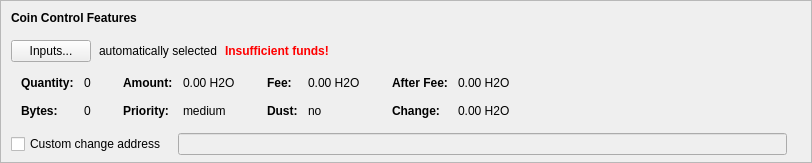
    <widget class="QFrame" name="frameCoinControl">
     <property name="sizePolicy">
      <sizepolicy hsizetype="Expanding" vsizetype="Expanding">
       <horstretch>0</horstretch>
       <verstretch>0</verstretch>
      </sizepolicy>
     </property>
     <property name="maximumSize">
      <size>
       <width>16777215</width>
       <height>16777215</height>
      </size>
     </property>
     <property name="frameShape">
      <enum>QFrame::StyledPanel</enum>
     </property>
     <property name="frameShadow">
      <enum>QFrame::Sunken</enum>
     </property>
     <layout class="QVBoxLayout" name="verticalLayoutCoinControl2">
      <property name="spacing">
       <number>0</number>
      </property>
      <property name="leftMargin">
       <number>0</number>
      </property>
      <property name="topMargin">
       <number>0</number>
      </property>
      <property name="rightMargin">
       <number>0</number>
      </property>
      <property name="bottomMargin">
       <number>6</number>
      </property>
      <item>
       <layout class="QVBoxLayout" name="verticalLayoutCoinControl" stretch="0,0,0,0,1">
        <property name="spacing">
         <number>0</number>
        </property>
        <property name="leftMargin">
         <number>10</number>
        </property>
        <property name="topMargin">
         <number>10</number>
        </property>
        <item>
         <layout class="QHBoxLayout" name="horizontalLayoutCoinControl1">
          <property name="bottomMargin">
           <number>15</number>
          </property>
          <item>
           <widget class="QLabel" name="labelCoinControlFeatures">
            <property name="sizePolicy">
             <sizepolicy hsizetype="Preferred" vsizetype="Maximum">
              <horstretch>0</horstretch>
              <verstretch>0</verstretch>
             </sizepolicy>
            </property>
            <property name="font">
             <font>
              <weight>75</weight>
              <bold>true</bold>
             </font>
            </property>
            <property name="styleSheet">
             <string notr="true">font-weight:bold;</string>
            </property>
            <property name="text">
             <string>Coin Control Features</string>
            </property>
           </widget>
          </item>
         </layout>
        </item>
        <item>
         <layout class="QHBoxLayout" name="horizontalLayoutCoinControl2" stretch="0,0,0,0">
          <property name="spacing">
           <number>8</number>
          </property>
          <property name="bottomMargin">
           <number>10</number>
          </property>
          <item>
           <widget class="QPushButton" name="pushButtonCoinControl">
            <property name="styleSheet">
             <string notr="true"/>
            </property>
            <property name="text">
             <string>Inputs...</string>
            </property>
            <property name="autoDefault">
             <bool>false</bool>
            </property>
           </widget>
          </item>
          <item>
           <widget class="QLabel" name="labelCoinControlAutomaticallySelected">
            <property name="text">
             <string>automatically selected</string>
            </property>
            <property name="margin">
             <number>5</number>
            </property>
           </widget>
          </item>
          <item>
           <widget class="QLabel" name="labelCoinControlInsuffFunds">
            <property name="font">
             <font>
              <weight>75</weight>
              <bold>true</bold>
             </font>
            </property>
            <property name="styleSheet">
             <string notr="true">color:red;font-weight:bold;</string>
            </property>
            <property name="text">
             <string>Insufficient funds!</string>
            </property>
            <property name="margin">
             <number>5</number>
            </property>
           </widget>
          </item>
          <item>
           <spacer name="horizontalSpacerCoinControl">
            <property name="orientation">
             <enum>Qt::Horizontal</enum>
            </property>
            <property name="sizeHint" stdset="0">
             <size>
              <width>40</width>
              <height>1</height>
             </size>
            </property>
           </spacer>
          </item>
         </layout>
        </item>
        <item>
         <widget class="QWidget" name="widgetCoinControl" native="true">
          <property name="sizePolicy">
           <sizepolicy hsizetype="Preferred" vsizetype="Preferred">
            <horstretch>0</horstretch>
            <verstretch>0</verstretch>
           </sizepolicy>
          </property>
          <property name="minimumSize">
           <size>
            <width>0</width>
            <height>0</height>
           </size>
          </property>
          <property name="styleSheet">
           <string notr="true"/>
          </property>
          <layout class="QHBoxLayout" name="horizontalLayoutCoinControl5">
           <property name="leftMargin">
            <number>0</number>
           </property>
           <property name="topMargin">
            <number>0</number>
           </property>
           <property name="rightMargin">
            <number>0</number>
           </property>
           <property name="bottomMargin">
            <number>0</number>
           </property>
           <item>
            <layout class="QHBoxLayout" name="horizontalLayoutCoinControl3" stretch="0,0,0,1">
             <property name="spacing">
              <number>20</number>
             </property>
             <property name="topMargin">
              <number>0</number>
             </property>
             <property name="bottomMargin">
              <number>10</number>
             </property>
             <item>
              <layout class="QFormLayout" name="formLayoutCoinControl1">
               <property name="horizontalSpacing">
                <number>10</number>
               </property>
               <property name="verticalSpacing">
                <number>14</number>
               </property>
               <property name="leftMargin">
                <number>10</number>
               </property>
               <property name="topMargin">
                <number>4</number>
               </property>
               <property name="rightMargin">
                <number>6</number>
               </property>
               <item row="0" column="0">
                <widget class="QLabel" name="labelCoinControlQuantityText">
                 <property name="font">
                  <font>
                   <weight>75</weight>
                   <bold>true</bold>
                  </font>
                 </property>
                 <property name="text">
                  <string>Quantity:</string>
                 </property>
                 <property name="margin">
                  <number>0</number>
                 </property>
                </widget>
               </item>
               <item row="0" column="1">
                <widget class="QLabel" name="labelCoinControlQuantity">
                 <property name="cursor">
                  <cursorShape>IBeamCursor</cursorShape>
                 </property>
                 <property name="contextMenuPolicy">
                  <enum>Qt::ActionsContextMenu</enum>
                 </property>
                 <property name="text">
                  <string notr="true">0</string>
                 </property>
                 <property name="margin">
                  <number>0</number>
                 </property>
                 <property name="textInteractionFlags">
                  <set>Qt::LinksAccessibleByMouse|Qt::TextSelectableByKeyboard|Qt::TextSelectableByMouse</set>
                 </property>
                </widget>
               </item>
               <item row="1" column="0">
                <widget class="QLabel" name="labelCoinControlBytesText">
                 <property name="font">
                  <font>
                   <weight>75</weight>
                   <bold>true</bold>
                  </font>
                 </property>
                 <property name="text">
                  <string>Bytes:</string>
                 </property>
                </widget>
               </item>
               <item row="1" column="1">
                <widget class="QLabel" name="labelCoinControlBytes">
                 <property name="cursor">
                  <cursorShape>IBeamCursor</cursorShape>
                 </property>
                 <property name="contextMenuPolicy">
                  <enum>Qt::ActionsContextMenu</enum>
                 </property>
                 <property name="text">
                  <string notr="true">0</string>
                 </property>
                 <property name="textInteractionFlags">
                  <set>Qt::LinksAccessibleByMouse|Qt::TextSelectableByKeyboard|Qt::TextSelectableByMouse</set>
                 </property>
                </widget>
               </item>
              </layout>
             </item>
             <item>
              <layout class="QFormLayout" name="formLayoutCoinControl2">
               <property name="horizontalSpacing">
                <number>10</number>
               </property>
               <property name="verticalSpacing">
                <number>14</number>
               </property>
               <property name="leftMargin">
                <number>6</number>
               </property>
               <property name="topMargin">
                <number>4</number>
               </property>
               <property name="rightMargin">
                <number>6</number>
               </property>
               <item row="0" column="0">
                <widget class="QLabel" name="labelCoinControlAmountText">
                 <property name="font">
                  <font>
                   <weight>75</weight>
                   <bold>true</bold>
                  </font>
                 </property>
                 <property name="text">
                  <string>Amount:</string>
                 </property>
                 <property name="margin">
                  <number>0</number>
                 </property>
                </widget>
               </item>
               <item row="0" column="1">
                <widget class="QLabel" name="labelCoinControlAmount">
                 <property name="cursor">
                  <cursorShape>IBeamCursor</cursorShape>
                 </property>
                 <property name="contextMenuPolicy">
                  <enum>Qt::ActionsContextMenu</enum>
                 </property>
                 <property name="text">
                  <string notr="true">0.00 H2O</string>
                 </property>
                 <property name="textInteractionFlags">
                  <set>Qt::LinksAccessibleByMouse|Qt::TextSelectableByKeyboard|Qt::TextSelectableByMouse</set>
                 </property>
                </widget>
               </item>
               <item row="1" column="0">
                <widget class="QLabel" name="labelCoinControlPriorityText">
                 <property name="font">
                  <font>
                   <weight>75</weight>
                   <bold>true</bold>
                  </font>
                 </property>
                 <property name="text">
                  <string>Priority:</string>
                 </property>
                </widget>
               </item>
               <item row="1" column="1">
                <widget class="QLabel" name="labelCoinControlPriority">
                 <property name="cursor">
                  <cursorShape>IBeamCursor</cursorShape>
                 </property>
                 <property name="contextMenuPolicy">
                  <enum>Qt::ActionsContextMenu</enum>
                 </property>
                 <property name="text">
                  <string>medium</string>
                 </property>
                 <property name="textInteractionFlags">
                  <set>Qt::LinksAccessibleByMouse|Qt::TextSelectableByKeyboard|Qt::TextSelectableByMouse</set>
                 </property>
                </widget>
               </item>
              </layout>
             </item>
             <item>
              <layout class="QFormLayout" name="formLayoutCoinControl3">
               <property name="horizontalSpacing">
                <number>10</number>
               </property>
               <property name="verticalSpacing">
                <number>14</number>
               </property>
               <property name="leftMargin">
                <number>6</number>
               </property>
               <property name="topMargin">
                <number>4</number>
               </property>
               <property name="rightMargin">
                <number>6</number>
               </property>
               <item row="0" column="0">
                <widget class="QLabel" name="labelCoinControlFeeText">
                 <property name="font">
                  <font>
                   <weight>75</weight>
                   <bold>true</bold>
                  </font>
                 </property>
                 <property name="text">
                  <string>Fee:</string>
                 </property>
                 <property name="margin">
                  <number>0</number>
                 </property>
                </widget>
               </item>
               <item row="0" column="1">
                <widget class="QLabel" name="labelCoinControlFee">
                 <property name="cursor">
                  <cursorShape>IBeamCursor</cursorShape>
                 </property>
                 <property name="contextMenuPolicy">
                  <enum>Qt::ActionsContextMenu</enum>
                 </property>
                 <property name="text">
                  <string notr="true">0.00 H2O</string>
                 </property>
                 <property name="textInteractionFlags">
                  <set>Qt::LinksAccessibleByMouse|Qt::TextSelectableByKeyboard|Qt::TextSelectableByMouse</set>
                 </property>
                </widget>
               </item>
               <item row="1" column="0">
                <widget class="QLabel" name="labelCoinControlLowOutputText">
                 <property name="font">
                  <font>
                   <weight>75</weight>
                   <bold>true</bold>
                  </font>
                 </property>
                 <property name="text">
                  <string>Dust:</string>
                 </property>
                </widget>
               </item>
               <item row="1" column="1">
                <widget class="QLabel" name="labelCoinControlLowOutput">
                 <property name="cursor">
                  <cursorShape>IBeamCursor</cursorShape>
                 </property>
                 <property name="contextMenuPolicy">
                  <enum>Qt::ActionsContextMenu</enum>
                 </property>
                 <property name="text">
                  <string>no</string>
                 </property>
                 <property name="textInteractionFlags">
                  <set>Qt::LinksAccessibleByMouse|Qt::TextSelectableByKeyboard|Qt::TextSelectableByMouse</set>
                 </property>
                </widget>
               </item>
              </layout>
             </item>
             <item>
              <layout class="QFormLayout" name="formLayoutCoinControl4">
               <property name="horizontalSpacing">
                <number>10</number>
               </property>
               <property name="verticalSpacing">
                <number>14</number>
               </property>
               <property name="leftMargin">
                <number>6</number>
               </property>
               <property name="topMargin">
                <number>4</number>
               </property>
               <property name="rightMargin">
                <number>6</number>
               </property>
               <item row="0" column="0">
                <widget class="QLabel" name="labelCoinControlAfterFeeText">
                 <property name="font">
                  <font>
                   <weight>75</weight>
                   <bold>true</bold>
                  </font>
                 </property>
                 <property name="text">
                  <string>After Fee:</string>
                 </property>
                 <property name="margin">
                  <number>0</number>
                 </property>
                </widget>
               </item>
               <item row="0" column="1">
                <widget class="QLabel" name="labelCoinControlAfterFee">
                 <property name="cursor">
                  <cursorShape>IBeamCursor</cursorShape>
                 </property>
                 <property name="contextMenuPolicy">
                  <enum>Qt::ActionsContextMenu</enum>
                 </property>
                 <property name="text">
                  <string notr="true">0.00 H2O</string>
                 </property>
                 <property name="textInteractionFlags">
                  <set>Qt::LinksAccessibleByMouse|Qt::TextSelectableByKeyboard|Qt::TextSelectableByMouse</set>
                 </property>
                </widget>
               </item>
               <item row="1" column="0">
                <widget class="QLabel" name="labelCoinControlChangeText">
                 <property name="font">
                  <font>
                   <weight>75</weight>
                   <bold>true</bold>
                  </font>
                 </property>
                 <property name="text">
                  <string>Change:</string>
                 </property>
                </widget>
               </item>
               <item row="1" column="1">
                <widget class="QLabel" name="labelCoinControlChange">
                 <property name="cursor">
                  <cursorShape>IBeamCursor</cursorShape>
                 </property>
                 <property name="contextMenuPolicy">
                  <enum>Qt::ActionsContextMenu</enum>
                 </property>
                 <property name="text">
                  <string notr="true">0.00 H2O</string>
                 </property>
                 <property name="textInteractionFlags">
                  <set>Qt::LinksAccessibleByMouse|Qt::TextSelectableByKeyboard|Qt::TextSelectableByMouse</set>
                 </property>
                </widget>
               </item>
              </layout>
             </item>
            </layout>
           </item>
          </layout>
         </widget>
        </item>
        <item>
         <layout class="QHBoxLayout" name="horizontalLayoutCoinControl4" stretch="0,0,0">
          <property name="spacing">
           <number>12</number>
          </property>
          <property name="sizeConstraint">
           <enum>QLayout::SetDefaultConstraint</enum>
          </property>
          <property name="topMargin">
           <number>5</number>
          </property>
          <property name="rightMargin">
           <number>5</number>
          </property>
          <item>
           <widget class="QCheckBox" name="checkBoxCoinControlChange">
            <property name="toolTip">
             <string>If this is activated, but the change address is empty or invalid, change will be sent to a newly generated address.</string>
            </property>
            <property name="text">
             <string>Custom change address</string>
            </property>
           </widget>
          </item>
          <item>
           <widget class="QValidatedLineEdit" name="lineEditCoinControlChange">
            <property name="enabled">
             <bool>false</bool>
            </property>
            <property name="sizePolicy">
             <sizepolicy hsizetype="Expanding" vsizetype="Fixed">
              <horstretch>0</horstretch>
              <verstretch>0</verstretch>
             </sizepolicy>
            </property>
           </widget>
          </item>
          <item>
           <widget class="QLabel" name="labelCoinControlChangeLabel">
            <property name="sizePolicy">
             <sizepolicy hsizetype="Preferred" vsizetype="Expanding">
              <horstretch>0</horstretch>
              <verstretch>0</verstretch>
             </sizepolicy>
            </property>
            <property name="minimumSize">
             <size>
              <width>0</width>
              <height>0</height>
             </size>
            </property>
            <property name="text">
             <string/>
            </property>
            <property name="margin">
             <number>3</number>
            </property>
           </widget>
          </item>
         </layout>
        </item>
        <item>
         <spacer name="verticalSpacerCoinControl">
          <property name="orientation">
           <enum>Qt::Vertical</enum>
          </property>
          <property name="sizeHint" stdset="0">
           <size>
            <width>800</width>
            <height>1</height>
           </size>
          </property>
         </spacer>
        </item>
       </layout>
      </item>
     </layout>
    </widget>
